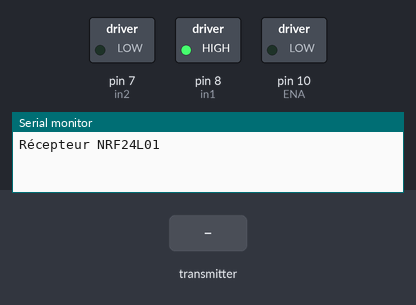
Simulated run of this sketch. Board: Arduino Uno, built with avr-gcc and run on an emulated ATmega328P. Parts: switched loads named in the sketch (green lamp = pin HIGH), the last lines printed to the serial monitor. The inputs (shaded band) are chosen by the test bench. No radio packets arrive unless stated.

Above: at 1.2 s.
1.3 s: the transmitter starts sending VitesseCC = 256
At 1.6 s:
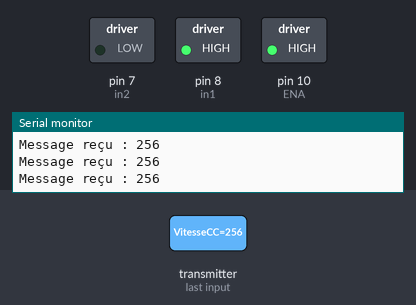
2.8 s: the transmitter starts sending VitesseCC = 0
At 4.0 s:
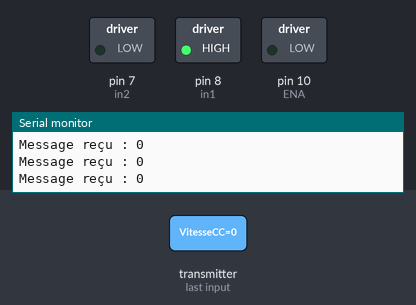
4.3 s: the transmitter starts sending VitesseCC = 512
At 5.1 s:
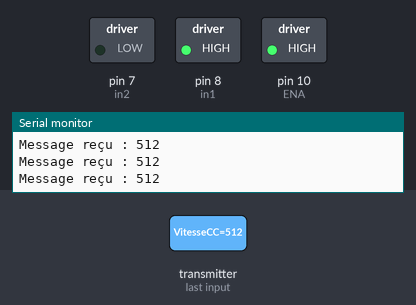
Timing chart, 0 to 7.3 s (numbered marks = the images above; inputs shaded):
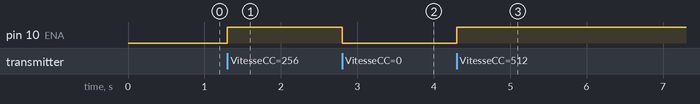

Measured:
- after the input at 1.3 s, pin 10 (ENA): LOW → HIGH at once
- after the input at 2.8 s, pin 10 (ENA): HIGH → LOW at once
- after the input at 4.3 s, pin 10 (ENA): LOW → HIGH at once

The sketch:

RFMotorCCRecept.ino
```cpp
#include <SPI.h>
#include <RF24.h>

#define pinCE   3             // On associe la broche "CE" du NRF24L01 à la sortie digitale D2 de l'arduino
#define pinCSN  4             // On associe la broche "CSN" du NRF24L01 à la sortie digitale D4 de l'arduino
#define tunnel  "PIPE1"       // On définit le "nom de tunnel" (5 caractères) à travers lequel on va recevoir les données de l'émetteur

//CCMotor
int in1 = 8;
int in2 = 7;
int ENA = 10; // La pin ENA de la puce LN298n sert à controler la vitesse du moteur (Valeur compris entre 0 et 255)

RF24 radio(pinCE, pinCSN);    // Instanciation du NRF24L01

const byte adresse[6] = tunnel;       // Mise au format "byte array" du nom du tunnel
char message[32] = "";
int VitesseCC = 0;

void setup() {
  //Setup moteur cc
  pinMode(in1,OUTPUT);
  pinMode(in2,OUTPUT);
  pinMode(ENA, OUTPUT);

  digitalWrite(in1,1);
  digitalWrite(in2,0);

  // Initialisation du port série (pour afficher les infos reçues, sur le "Moniteur Série" de l'IDE Arduino)
  Serial.begin(115200);
  Serial.println("Récepteur NRF24L01");
  Serial.println("");

  // Partie NRF24
  radio.begin();                      // Initialisation du module NRF24
  radio.openReadingPipe(0, adresse);  // Ouverture du tunnel en LECTURE, avec le "nom" qu'on lui a donné

  //CONFIG
  radio.setPALevel(RF24_PA_HIGH);      //Alimentation du module
  radio.setDataRate(RF24_250KBPS); //Débit d'envoie
  radio.startListening();             // Démarrage de l'écoute du NRF24 (signifiant qu'on va recevoir, et non émettre quoi que ce soit, ici)
}

void loop() {

  // On vérifie à chaque boucle si un message est arrivé
  if (radio.available()) {
    radio.read(&VitesseCC, sizeof(VitesseCC));                        // Si un message vient d'arriver, on le charge dans la variable "message"
    Serial.print("Message reçu : "); Serial.println(VitesseCC);     // … et on l'affiche sur le port série
    analogWrite(ENA, VitesseCC);
  }
}
```
